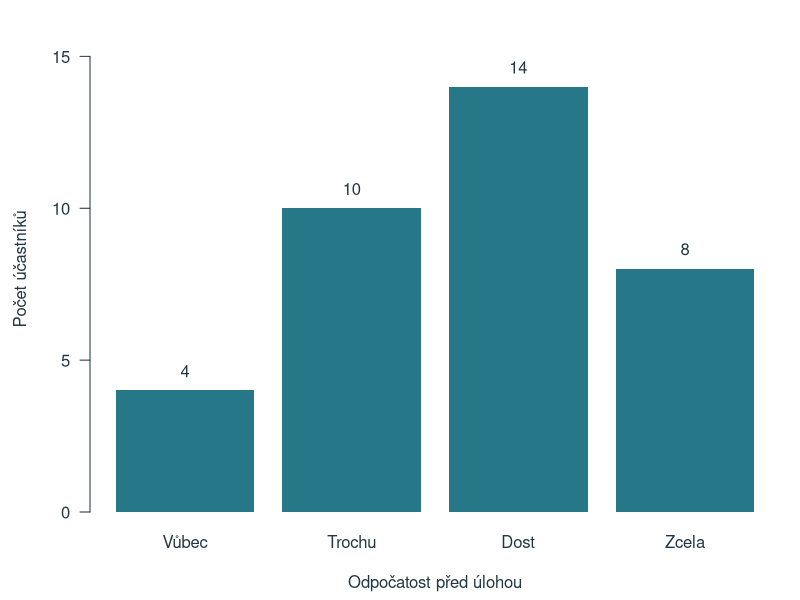
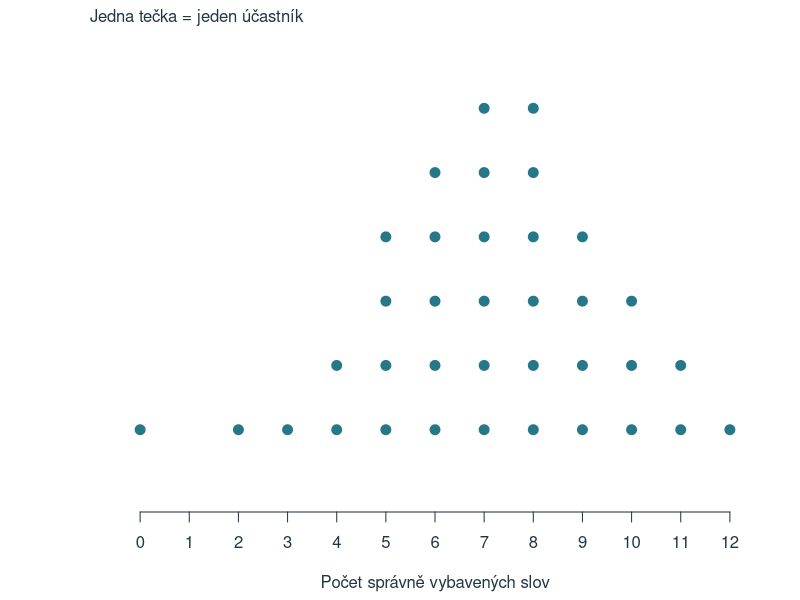
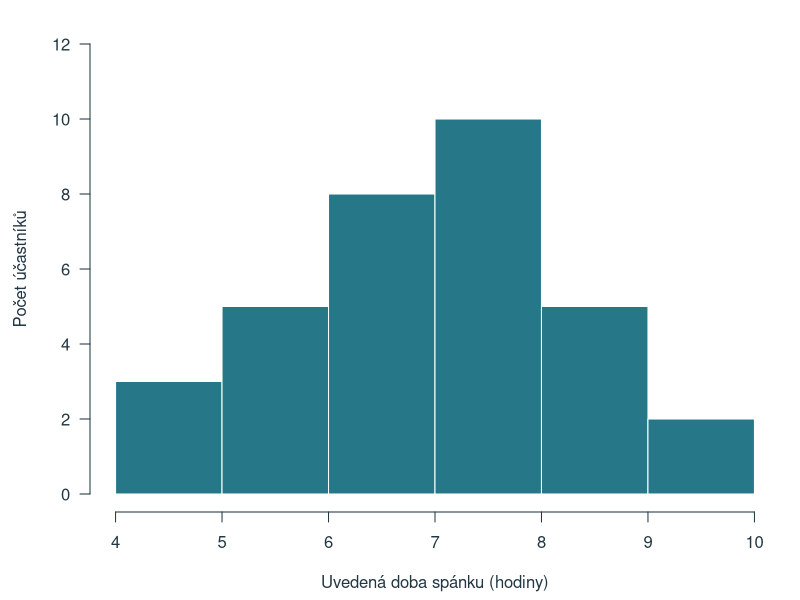
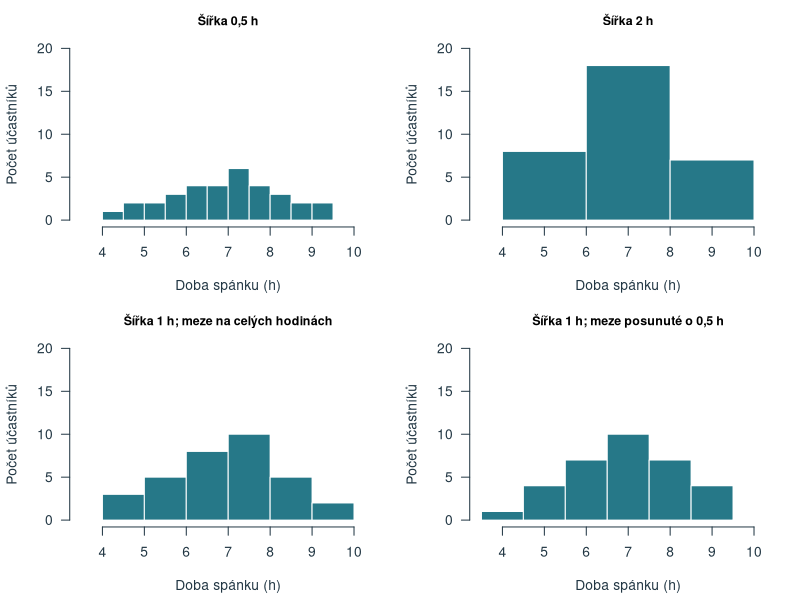
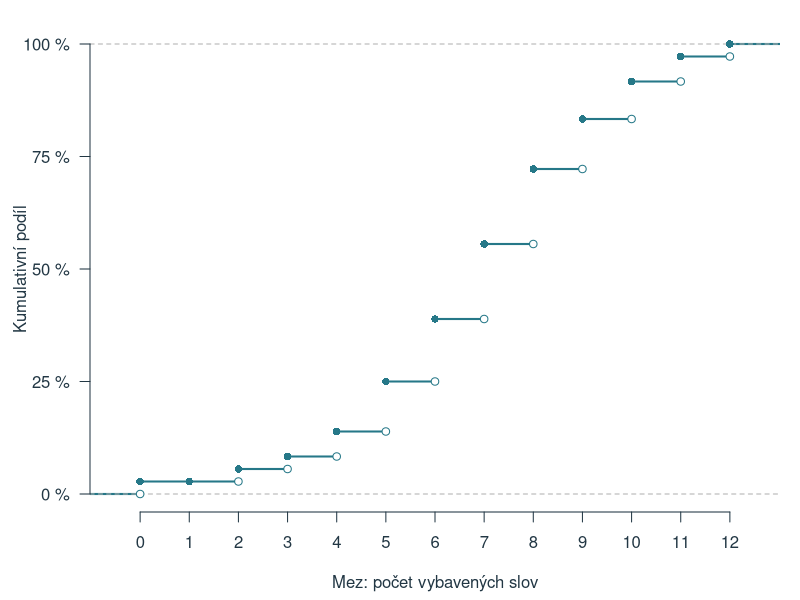
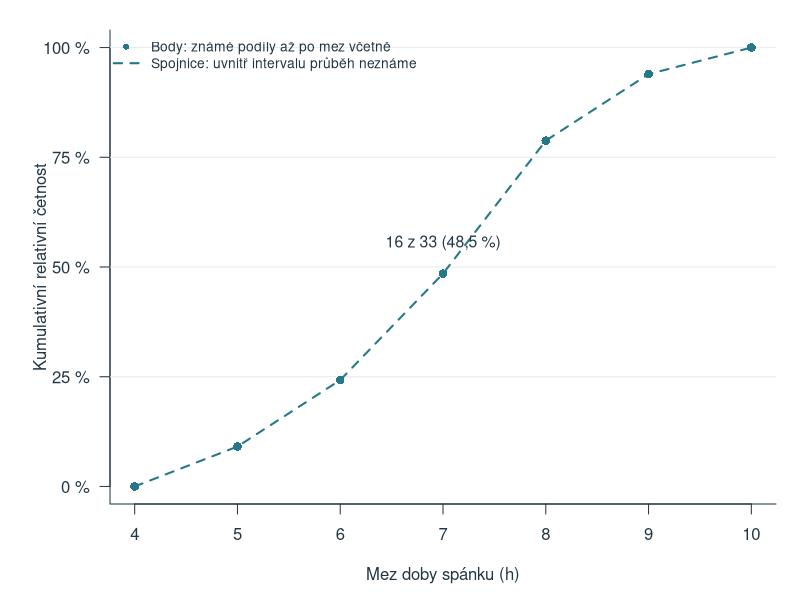
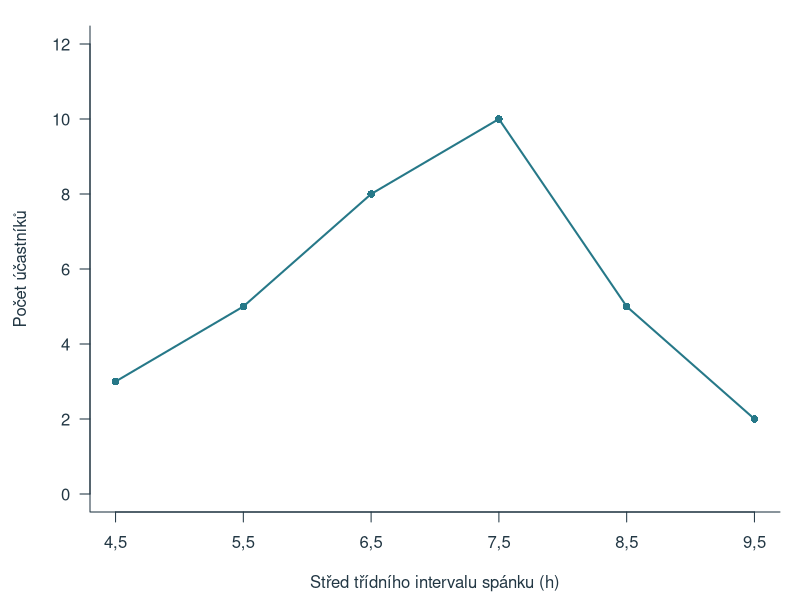
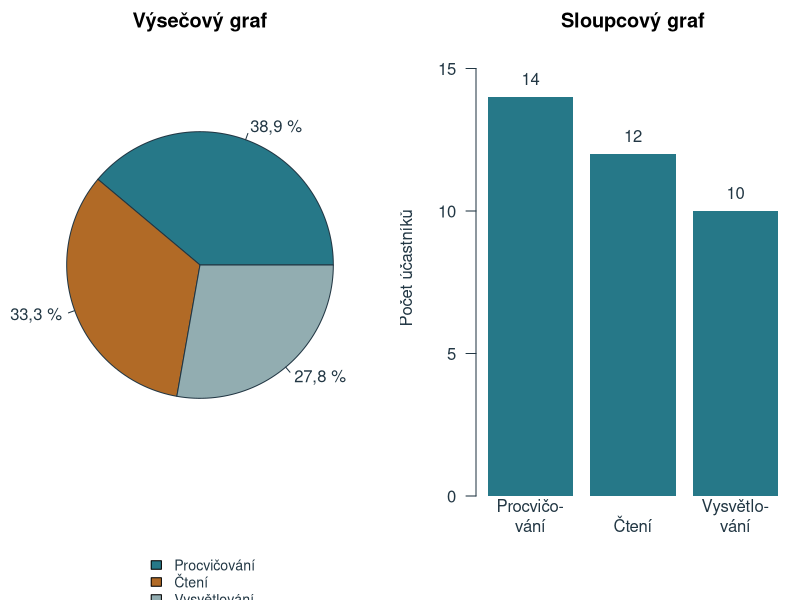

Source code (R) for these figures, in order:
# Reproducible chapter figures. Base R only, run from the project root.
d <- read.csv('data/kapitola_02.csv', na.strings = '', fileEncoding = 'UTF-8')
out <- 'assets/chapter-02/plots'
dir.create(out, recursive = TRUE, showWarnings = FALSE)
ink <- '#223744'; blue <- '#267888'; orange <- '#B16A26'
draw <- function(name, code, width = 7, height = 4.5) {
  svg(file.path(out, paste0(name, '.svg')), width = width, height = height, family = 'sans', bg = 'white')
  par(mar = c(4.4, 4.5, 1.3, 1), las = 1, col.axis = ink, col.lab = ink, fg = ink, cex = 1)
  force(code)
  dev.off()
}
freq <- as.numeric(table(factor(d$odpocatost, levels = 1:4)))
draw('sloupce', {
  pos <- barplot(freq, names.arg = c('Vůbec', 'Trochu', 'Dost', 'Zcela'), col = blue,
    border = NA, ylim = c(0, 16), ylab = 'Počet účastníků', xlab = 'Odpočatost před úlohou')
  text(pos, freq + .65, freq)
})
draw('tecky', {
  v <- sort(d$slova); yy <- ave(v, v, FUN = seq_along)
  plot(v, yy, pch = 21, bg = blue, col = 'white', cex = 1.6, xlim = c(-.5, 12.5), ylim = c(0, 7),
    xaxt = 'n', yaxt = 'n', bty = 'n', xlab = 'Počet správně vybavených slov', ylab = '')
  axis(1, at = 0:12); mtext('Jedna tečka = jeden účastník', side = 3, adj = 0)
})
s <- d$spanek_h[!is.na(d$spanek_h)]
draw('histogram', {
  hist(s, breaks = 4:10, right = TRUE, include.lowest = FALSE, col = blue, border = 'white', main = '',
    xlab = 'Uvedená doba spánku (hodiny)', ylab = 'Počet účastníků', xaxt = 'n', ylim = c(0, 12))
  axis(1, at = 4:10)
})
draw('intervaly', {
  par(mfrow = c(2, 2), mar = c(4.4, 4.2, 2.5, .8))
  breaks_list <- list(seq(4,10,.5),seq(4,10,2),4:10,seq(3.5,10.5,1))
  titles <- c('Šířka 0,5 h','Šířka 2 h','Šířka 1 h; meze na celých hodinách',
    'Šířka 1 h; meze posunuté o 0,5 h')
  for (i in seq_along(breaks_list)) {
    hist(s, breaks = breaks_list[[i]], right = TRUE, include.lowest = FALSE, col = blue, border = 'white',
      main = titles[i], cex.main=.9,
      xlab = 'Doba spánku (h)', ylab = 'Počet účastníků', xlim = c(3.5, 10.5), ylim = c(0, 20))
  }
}, width = 8.2, height = 7.5)
draw('kumulativni', {
  plot(ecdf(d$slova), verticals = FALSE, do.points = FALSE, xlim = c(-.5, 12.5),
    ylim = c(0, 1), main = '', xlab = 'Mez: počet vybavených slov', ylab = 'Kumulativní podíl',
    xaxt = 'n', yaxt = 'n', col = blue, lwd = 2, frame.plot = FALSE)
  axis(1, at = 0:12); axis(2, at = c(0, .25, .5, .75, 1), labels = c('0 %', '25 %', '50 %', '75 %', '100 %'))
  f <- table(factor(d$slova, levels = 0:12)); cum <- cumsum(f)/nrow(d)
  points(0:12, cum, pch = 16, col = blue)
  points((0:12)[f>0], c(0,head(cum,-1))[f>0], pch = 21, bg = 'white', col = blue)
})
draw('kumulativni-seskupene', {
  h <- hist(s, breaks = 4:10, right = TRUE, include.lowest = FALSE, plot = FALSE)
  boundaries <- h$breaks
  cumulative <- c(0, cumsum(h$counts)) / length(s)
  par(mar = c(4.8, 5.5, 1.5, 1.2))
  plot(boundaries, cumulative, type = 'n', xlim = c(4, 10), ylim = c(0, 1),
    xlab = 'Mez doby spánku (h)', ylab = 'Kumulativní relativní četnost',
    xaxt = 'n', yaxt = 'n', bty = 'l')
  axis(1, at = 4:10)
  axis(2, at = c(0, .25, .5, .75, 1), labels = c('0 %', '25 %', '50 %', '75 %', '100 %'))
  abline(h = c(.25, .5, .75, 1), col = '#E6EBED', lty = 1)
  lines(boundaries, cumulative, col = blue, lwd = 2, lty = 2)
  points(boundaries, cumulative, col = blue, pch = 16, cex = 1.15)
  text(7, cumulative[4] + .07, '16 z 33 (48,5 %)', col = ink, cex = .95)
  legend('topleft', legend = c('Body: známé podíly až po mez včetně', 'Spojnice: uvnitř intervalu průběh neznáme'),
    col = blue, pch = c(16, NA), lty = c(NA, 2), lwd = c(NA, 2), bty = 'n', cex = .83)
}, width = 7.4, height = 4.6)

draw('polygon', {
  h <- hist(s, breaks = 4:10, right = TRUE, include.lowest = FALSE, plot = FALSE)
  plot(h$mids, h$counts, type = 'o', pch = 16, col = blue, lwd = 2, ylim = c(0, 12),
    xlab = 'Střed třídního intervalu spánku (h)', ylab = 'Počet účastníků', bty = 'l', xaxt = 'n')
  axis(1, at = h$mids, labels = sub('.', ',', as.character(h$mids), fixed = TRUE))
})
draw('vysecovy', {
  par(mfrow = c(1, 2), mar = c(5.5, 1, 2, 1))
  vals <- c(14, 12, 10); labs <- c('Procvičování', 'Čtení', 'Vysvětlování')
  pie(vals, labels = c('38,9 %', '33,3 %', '27,8 %'), col = c(blue, orange, '#92ADB1'), main = 'Výsečový graf')
  legend('bottom', legend = labs, fill = c(blue, orange, '#92ADB1'), bty = 'n', cex = .85, inset = c(0,-.28), xpd = NA)
  par(mar = c(5.2, 3.8, 2, .5))
  bp <- barplot(vals, names.arg = c('Procvičo-\nvání', 'Čtení', 'Vysvětlo-\nvání'), col = blue,
    ylim = c(0, 16), border = NA, ylab = 'Počet účastníků', main = 'Sloupcový graf')
  text(bp, vals+.65, vals)
}, width = 8.2, height = 4.8)
draw('tvary', {
  par(mfrow = c(2, 3), mar = c(3.2, 3, 2.5, .4), cex = .9)
  sets <- list(c(1,2,4,7,10,7,4,2,1), c(1,3,10,8,5,3,2,1,1), c(1,1,2,3,5,8,10,3,1),
    c(1,6,10,4,1,4,10,6,1), c(4,4,4,4,4,4,4,4,4), c(1,3,8,9,4,1,0,0,1))
  titles <- c('Přibližná souměrnost', 'Zešikmení doprava', 'Zešikmení doleva', 'Dva výrazné vrcholy', 'Rovnoměrné rozdělení', 'Vzdálené pozorování')
  for (i in seq_along(sets)) {
    plot(1:9, sets[[i]], type='h', lwd=12, lend=1, col=blue, xlim=c(.5,9.5), ylim=c(0,11),
      main=titles[i], xlab='Hodnota', ylab='Četnost', bty='l', xaxt='n')
    axis(1, at=c(1,5,9))
  }
}, width=9, height=5.8)
draw('podlaha-strop', {
  par(mfrow=c(1,2), mar=c(4.3,4,2.2,.5))
  for (i in 1:2) {
    vals <- if(i==1) c(15,7,4,3,2,1,1,1,1,1,0,0,0) else rev(c(15,7,4,3,2,1,1,1,1,1,0,0,0))
    plot(0:12, vals, type='h', lwd=9, lend=1, col=blue, ylim=c(0,16),
      xlab='Počet správných odpovědí (0–12)', ylab='Počet účastníků', bty='l',
      main=if(i==1) 'Možný efekt podlahy' else 'Možný efekt stropu')
  }
}, width=8.2, height=4)
draw('osa', {
  par(mfrow=c(1,2), mar=c(4,4,2.2,.5))
  for(i in 1:2) {
    low <- if(i==1) 0 else 27
    plot(c(.4,2.6), c(low,33), type='n', xaxt='n', xlab='Soubor', ylab='Počet odpovědí ano',
      main=if(i==1) 'Osa od nuly' else 'Osa začíná na 27', bty='l')
    rect(c(.65,1.65), low, c(1.35,2.35), c(30,32), col=blue,border=NA)
    axis(1,at=1:2,labels=c('A','B'));text(1:2,c(30,32)+.3,c(30,32))
  }
}, width=8.2,height=4)
draw('zaklad-procent', {
  par(mar=c(0,0,0,0))
  plot.new();plot.window(xlim=c(0,10),ylim=c(0,7),xaxs='i',yaxs='i')
  for (k in 1:2) {
    y <- if(k==1) 5.3 else 2.4
    text(.5,y+1.1,if(k==1) 'Všech šest účastníků' else 'Pět účastníků se známým údajem',adj=0,font=2)
    rect(.65,y-.65,if(k==1) 7.1 else 6,y+.65,border=ink,lwd=1.5)
    points(1:6+.2,rep(y,6),pch=c(21,21,21,21,21,22),cex=2.8,
      bg=c(blue,blue,blue,'white','white','#DFE3E5'),col=ink)
    text(6.2,y,'?',cex=.9)
    text(1:6+.2,y-.95,c('P02','P03','P06','P01','P04','P05'),cex=.8)
    text(8.5,y,if(k==1) '3 / 6\n50 %' else '3 / 5\n60 %',font=2,cex=1.15)
  }
  text(.5,.6,'Plný kruh: alespoň 7 h     Prázdný kruh: méně než 7 h\nČtverec s otazníkem: údaj neznáme',adj=0,cex=.85)
},width=7.5,height=5.2)
draw('princip-kumulace', {
  par(mar=c(0,0,0,0));plot.new();plot.window(xlim=c(0,10),ylim=c(0,6),xaxs='i',yaxs='i')
  categories <- c(1,2,2,3,3,4)
  for(k in 1:2) {
    y<-if(k==1) 4.4 else 1.8
    selected<-if(k==1) categories==2 else categories<=2
    text(.5,y+1,if(k==1) 'Právě „trochu“' else 'Nejvýše „trochu“',adj=0,font=2)
    points(1:6,rep(y,6),pch=21,cex=2.8,bg=ifelse(selected,blue,'white'),col=ink)
    text(1:6,y-.6,c('vůbec','trochu','trochu','dost','dost','zcela'),cex=.85)
    text(8,y,paste(sum(selected),'ze 6'),font=2,cex=1.2)
  }
  text(.5,.3,'Jedna značka = jedna odpověď; plné značky započítáváme.',adj=0,cex=.85)
},width=7.5,height=4.5)
draw('meze-intervalu', {
  par(mar=c(0,0,0,0));plot.new();plot.window(xlim=c(5.7,8.9),ylim=c(0,6),xaxs='i',yaxs='i')
  for(k in 1:2) {
    y<-if(k==1) 4.4 else 1.9
    text(5.8,y+1.2,if(k==1) 'A: dolní mez patří, horní nepatří' else 'B: dolní mez nepatří, horní patří — používáme zde',adj=0,font=2,cex=.9)
    for(j in 1:2) {
      yy<-y-(j-1)*.55;lo<-5+j;hi<-lo+1;col<-c(blue,orange)[j]
      segments(lo,yy,hi,yy,col=col,lwd=3)
      points(c(lo,hi),c(yy,yy),pch=21,cex=1.5,col=col,
        bg=if(k==1)c(col,'white') else c('white',col))
    }
    text(6:8,y-.95,6:8)
    arrows(7,y+.8,7,if(k==1)y-.35 else y+.15,length=.09,col=ink)
    text(7.2,y+.7,'7,0 h',adj=0,cex=.85)
  }
  text(5.8,.2,'Plný krajní bod patří do intervalu; prázdný nepatří.',adj=0,cex=.85)
},width=8,height=4.8)
cat('Chapter 2: generated 14 figures from fixed data.\n')
